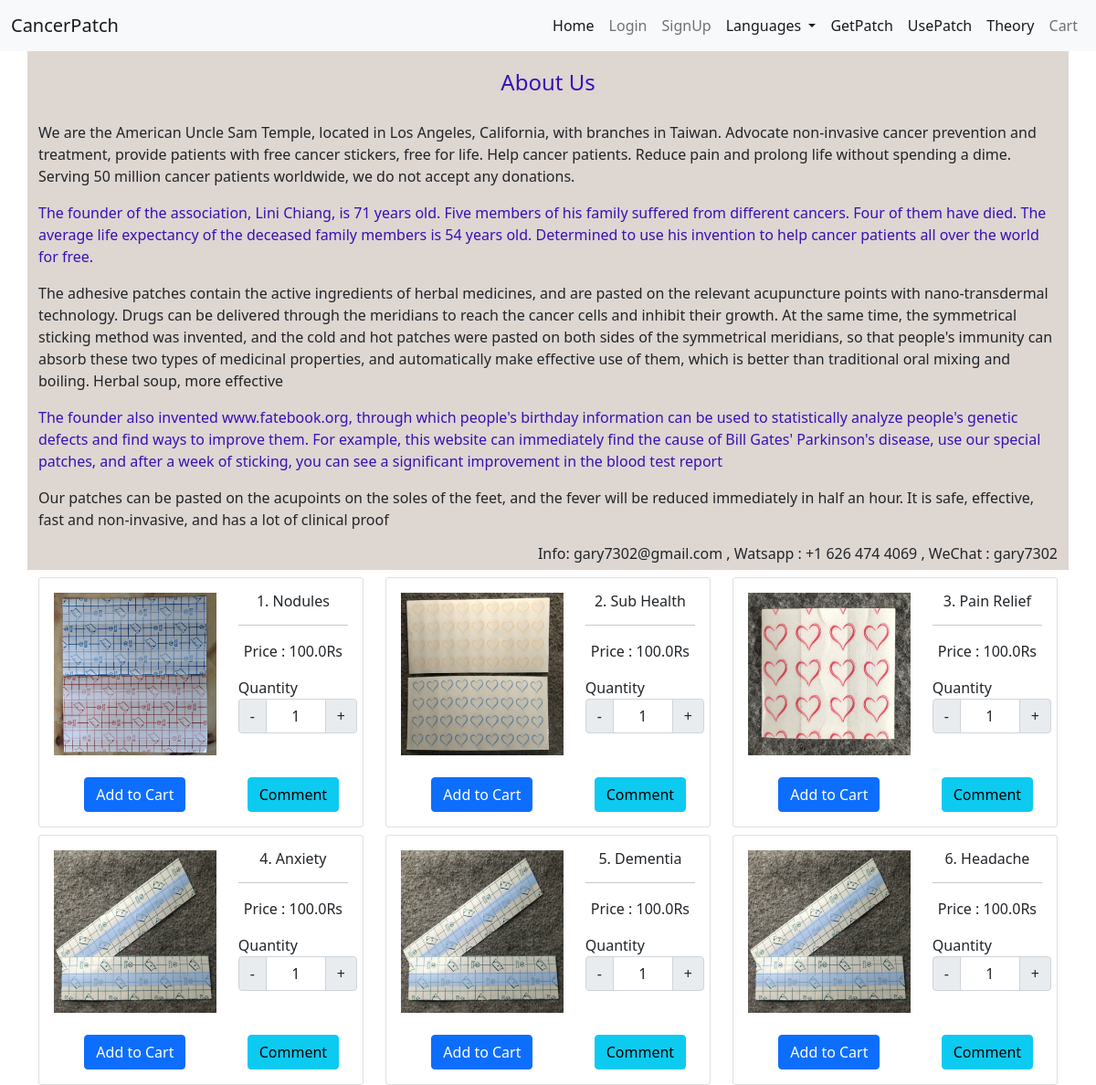
The page / on the database its author committed.
### store/models.py (models this page shows, shortened)
class Product(models.Model):
    slug=models.CharField(max_length=150,null=False,blank=False)
    name=models.CharField(max_length=150,null=False,blank=False)
    image=models.ImageField(upload_to=get_file_path,null=True,blank=True)
    description=models.TextField(max_length=10000)
    price=models.FloatField()
    quantity=models.IntegerField()
    created_at=models.DateTimeField(auto_now_add=True)

### store/views.py (the view)
# urls.py: 2. Add a URL to urlpatterns:  path('', views.home, name='home')
def home(request):
    product=Product.objects.all()
    return render(request,'store/products/index.html',{'product':product})

### store/templates/store/products/index.html (shortened to what this page needs)
{% extends 'store/layouts/base.html' %}
{% load static %}
{% block content %}
<div class="container">
    <div class="row">
        <div class="col-12 about">
            <h4 class="head">About Us</h4>
            <p>We are the American Uncle Sam Temple, located in Los Angeles, California, with branches in Taiwan. Advocate non-invasive cancer prevention and treatment, provide patients with free cancer stickers, free for life. Help cancer patients. Reduce pain and prolong life without spending a dime. Serving 50 million cancer patients worldwide, we do not accept any donations.</p>
            <p class="para">        The founder of the association, Lini Chiang, is 71 years old. Five members of his family suffered from different cancers. Four of them have died. The average life expectancy of the deceased family members is 54 years old. Determined to use his invention to help cancer patients all over the world for free.</p>
            <p>      The adhesive patches contain the active ingredients of herbal medicines, and are pasted on the relevant acupuncture points with nano-transdermal technology. Drugs can be delivered through the meridians to reach the cancer cells and inhibit their growth. At the same time, the symmetrical sticking method was invented, and the cold and hot patches were pasted on both sides of the symmetrical meridians, so that people's immunity can absorb these two types of medicinal properties, and automatically make effective use of them, which is better than traditional oral mixing and boiling. Herbal soup, more effective</p>
            <p class="para1">The founder also invented www.fatebook.org, through which people's birthday information can be used to statistically analyze people's genetic defects and find ways to improve them. For example, this website can immediately find the cause of Bill Gates' Parkinson's disease, use our special patches, and after a week of sticking, you can see a significant improvement in the blood test report</p>
            <p>        Our patches can be pasted on the acupoints on the soles of the feet, and the fever will be reduced immediately in half an hour. It is safe, effective, fast and non-invasive, and has a lot of clinical proof</p>
            <h6 class="float-end">Info: gary7302@gmail.com , Watsapp : +1 626 474 4069 , WeChat : gary7302</h6>
        </div>
         {% for data in product %}
            <div class="col-12 col-md-6 col-lg-4">
                <div class="card mt-2 product_data">
                    <div class="card-body text-center">
                            <div class="row">
                            <div class="col-md-7">
                              <img src="{{ data.image.url }}" class="w-100" />
                            </div>
                            <div class="col-md-5">
                                <h6>{{data.name}}</h6>
                                <hr>
                                <p>Price : {{data.price}}Rs</p>
                                <div class="row mt-2">
                                        <div class="col-md-6">
                                        <label for="quantity">Quantity</label>
                                        <div class="input-group text-center mb-3" style="width:130px;">
                                            <button class="input-group-text decrement-btn">-</button>
                                            <input type="text" name="quantity" class="form-control qty-input text-center" value="1" >
                                            <button class="input-group-text increment-btn">+</button>
                                        </div>
                                    </div>
                                    </div>
                                </div>
                                <div class="col-12">
                                    <div class="row">
                                    <div class="col-md-7">
                                        <br/>
                                        {% if data.quantity %}
                                        <button type="submit" class="btn btn-primary addToCartBtn">Add to Cart</button>
                                        {% endif %}
                                    </div>
                                    <div class="col-md-5">
                                        <br/>
                                        <a class="btn btn-info " href="{% url  'comment' data.id %}" >Comment</a>
                                    </div>
                                </div>
                            </div>
                        </div>
                    </div>
                </div>
            </div>
         {% endfor %}
    </div>
</div>
{% endblock content %}

### store/templates/store/layouts/base.html (shortened to what this page needs)
{% load static %}
<!DOCTYPE html>
<html>
<head>
    <link href="https://cdn.jsdelivr.net/npm/bootstrap@5.0.2/dist/css/bootstrap.min.css" rel="stylesheet">
    <link rel="stylesheet" href="//cdn.jsdelivr.net/npm/alertifyjs@1.13.1/build/css/alertify.min.css"/>
    <link rel="stylesheet" href="//cdn.jsdelivr.net/npm/alertifyjs@1.13.1/build/css/themes/default.min.css"/>
</head>
<body>
{% include 'store/inc/navbar.html' %}
{% block content %}
{% endblock content %}
</body>
</html>

### store/templates/store/inc/navbar.html (shortened to what this page needs)
<nav class="navbar navbar-expand-lg navbar-light bg-light">
  <div class="container-fluid">
    <a class="navbar-brand" href="#">CancerPatch</a>
    <div class="collapse navbar-collapse" id="navbarNav">
      <ul class="navbar-nav ms-auto">
        <li class="nav-item">
          <a class="nav-link {% if request.resolver_match.url_name == 'home' %} active{% endif %}" aria-current="page" href="/">Home</a>
        </li>
        {% if request.user.is_authenticated %}
        <li class="nav-item dropdown">
          <a class="nav-link {% if request.resolver_match.url_name == 'logoutpage' %} active{% endif %}dropdown-toggle" href="#" id="navbarDropdown" role="button" data-bs-toggle="dropdown" aria-expanded="false">
           {{ request.user }}
          </a>
          <ul class="dropdown-menu" aria-labelledby="navbarDropdown">
            <li><a class="dropdown-item" href="#">Action</a></li>
            <li><a class="dropdown-item" href="#">Another action</a></li>
            <li><hr class="dropdown-divider"></li>
            <li><a class="dropdown-item" href="logout">Logout</a></li>
          </ul>
        </li>
        {% else %}
        <li class="nav-item">
          <a class="nav-link {% if request.resolver_match.url_name == 'loginpage' %} active{% endif %}" href="login">Login</a>
        </li>
        <li class="nav-item">
          <a class="nav-link {% if request.resolver_match.url_name == 'register' %} active{% endif %}" href="register">SignUp</a>
        </li>
        {% endif %}
        <li class="nav-item dropdown" style="height:cover">
          <a class="nav-link  active dropdown-toggle" href="#" id="navbarDropdown" role="button" data-bs-toggle="dropdown" aria-expanded="true">
           Languages
          </a>
        </li>
        <li class="nav-item">
          <a class="nav-link active" href="getpatch">GetPatch</a>
        </li>
        <li class="nav-item">
          <a class="nav-link active" href="usepatch">UsePatch</a>
        </li>
        <li class="nav-item">
          <a class="nav-link active" href="details">Theory</a>
        </li>
        <li class="nav-item">
          <a class="nav-link {% if request.resolver_match.url_name == 'cart' %} active{% endif %}" href="cart">Cart</a>
        </li>
      </ul>
    </div>
  </div>
</nav>

### store/templates/store/layouts/base.html (style rules this page uses)
.about { background-color:#ded6d1; }
.para { color:#3910b5; }
.para1 { color:#3910b5; }
.head { color:#3910b5; text-align:center; padding:20px; }

### rows shown on the page
Product: image (picture), name "1. Nodules", price "100.0", quantity "Add to Cart"
Product: image (picture), name "2. Sub Health", price "100.0", quantity "Add to Cart"
Product: image (picture), name "3. Pain Relief", price "100.0", quantity "Add to Cart"
Product: image (picture), name "4. Anxiety", price "100.0", quantity "Add to Cart"
Product: image (picture), name "5. Dementia", price "100.0", quantity "Add to Cart"
Product: image (picture), name "6. Headache", price "100.0", quantity "Add to Cart"
